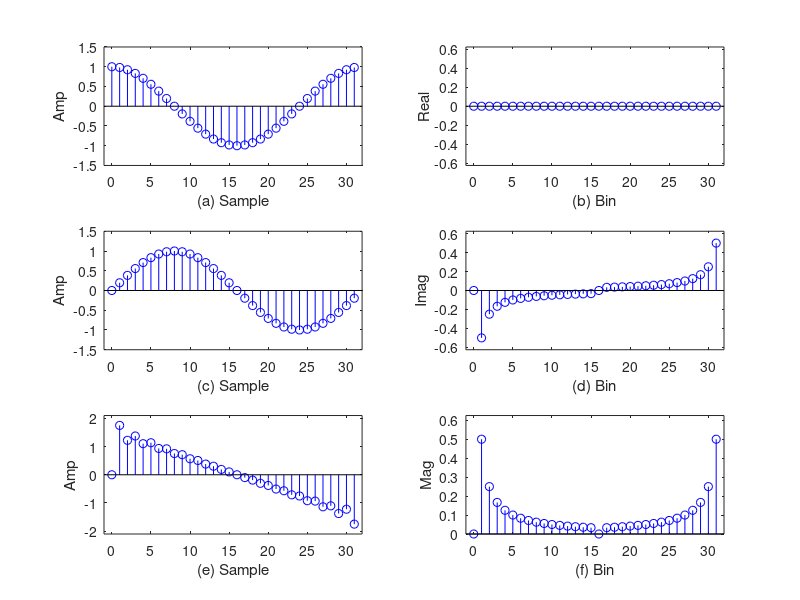

Source code (MATLAB):
function LVxDFTComputeSawtooth
% This program demonstrates the computation of the Discrete Fourier
% Transform (DFT) of a Sawtooth wave using a direct implementation.
% as the input with unknown frequency content. 
%
% Press any key to compute the next bin.
% LVxDFTComputeSawtooth
%
% Author: F. W. Isen
% Copyright 2009 by Morgan & Claypool
SR = 32;
x = 0:1:SR-1;
t = 0:1/SR:1-1/SR;
DFTrealbin(1,1:SR) = 0;
DFTimagbin(1,1:SR) = 0;
Waveform(1,1:SR) = 0;

for n = 1:1:SR/2
   Waveform = Waveform + (1/n)*sin(2*pi*n*t);
end

A = 1/SR;
testvec = Waveform;
maxplot = 20/32;

figure(28);
clf

for harmno = 1:1:SR
testimag = -sin(2*pi*t*(harmno-1));
testreal = cos(2*pi*t*(harmno-1));
DFTrealbin(harmno) = A*sum(testvec.*testreal);
DFTimagbin(harmno) = A*sum(testvec.*testimag);

subplot(321)
stem(t*32,testreal,'bo');
ylabel(['Amp'])
xlabel(['(a) Sample'])
axis([-1 32 -1.5 1.5])

subplot(323)
stem(t*32,testimag,'bo');
ylabel(['Amp'])
xlabel(['(c) Sample'])
axis([-1 32 -1.5 1.5])

subplot(325)
stem(t*32,testvec,'bo');
ylabel(['Amp'])
xlabel(['(e) Sample'])
axis([-1 32  -1.2*abs(min(testvec)) 1.2*max(testvec)])

subplot(322)
stem(x,DFTrealbin,'bo');
ylabel(['Real'])
xlabel(['(b) Bin'])
axis([-1 32 -maxplot maxplot])

subplot(324)
stem(x,DFTimagbin,'bo');
ylabel(['Imag'])
xlabel(['(d) Bin'])
axis([-1 32 -maxplot maxplot])

subplot(326)
njk = (DFTrealbin.^2 + DFTimagbin.^2).^0.5;
stem(x,njk,'bo');
ylabel(['Mag'])
xlabel(['(f) Bin'])
axis([-1 32 0 maxplot])

if harmno==32
   return
else
   pause%(0.5) 
end

end